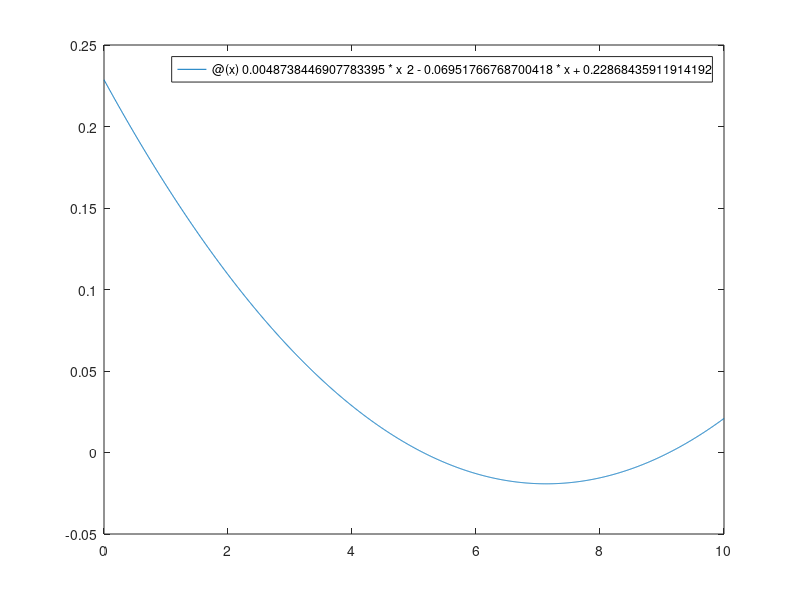

This chart was generated by the following MATLAB code:
A = [[0. 1.7]
[0.5 2.8]
[1. 4.8]
[1.5 6.5]
[2. 7.1]
[2.5 8.3]
[3. 7.7]
[3.5 9.1]
[4. 9.]
[4.5 8.3]
[5. 9.8]
[5.5 9.1]
[6. 8.8]
[6.5 8.9]
[7. 8.7]
[7.5 7.7]
[8. 6.3]
[8.5 5.1]
[9. 5.]
[9.5 4.1]
[10. 3.1]]

fplot(@(x) 3.490891259769985*x^2 -49.79202948081674*x + 163.79517221908537, [0, 10])

fplot(@(x) 0.0048738446907783395*x^2 -0.06951766768700418*x + 0.22868435911914192, [0, 10])